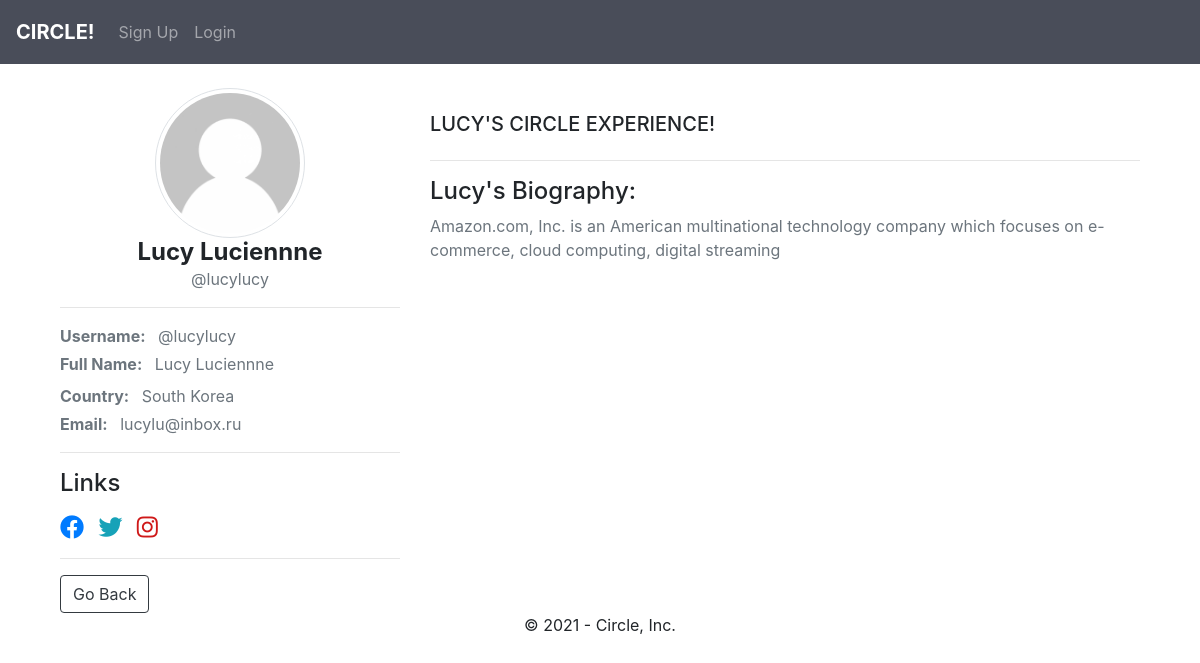
The page /members/3/profile/ on the database its author committed.
### main/models.py (models this page shows, shortened)
class Profile(models.Model):
    user = models.OneToOneField(User, null=True, on_delete=models.CASCADE)
    bio = models.TextField(null=True, blank=True)
    country = models.CharField(max_length=255, null=True, blank=True)
    profile_pic = models.ImageField(null=True, blank=True, upload_to='images/profile')
    website_url = models.CharField(max_length=255, null=True, blank=True)
    facebook_url = models.CharField(max_length=255, null=True, blank=True)
    instagram_url = models.CharField(max_length=255, null=True, blank=True)
    twitter_url = models.CharField(max_length=255, null=True, blank=True)
    pinterest_url = models.CharField(max_length=255, null=True, blank=True)

### members/views.py (the view)
# urls.py: path('<int:pk>/profile/', ProfilePageView.as_view(), name='profile_page'),
class ProfilePageView(DetailView):
    model = Profile
    template_name = 'registration/user_profile.html'
    def get_context_data(self, *args, **kwargs):
        users = Profile.objects.all()
        context = super(ProfilePageView, self).get_context_data()
        page_user = get_object_or_404(Profile, id=self.kwargs['pk'])
        context['page_user'] = page_user
        return context

### members/templates/registration/user_profile.html (shortened to what this page needs)
{% extends 'main/index.html' %}
{% load static %}
{% block content %}
<link rel="stylesheet" href="https://cdnjs.cloudflare.com/ajax/libs/MaterialDesign-Webfont/5.3.45/css/materialdesignicons.css" />
<link rel="stylesheet" href="https://cdnjs.cloudflare.com/ajax/libs/font-awesome/5.13.1/css/all.min.css" />
<div class="container">
<div class="row">
    <div class="col-lg-4 col-xl-4">
        <div class="card-box text-center">
			{% if page_user.profile_pic %}
            <img src="{{ page_user.profile_pic.url }}" class="rounded-circle avatar-xl img-thumbnail" width="150"  alt="profile-image">
			{% else %}
            <img src="{% static 'main/img/blank-avatar.png' %}" class="rounded-circle avatar-xl img-thumbnail" width="150" alt="profile-image">
        	{% endif %}
            <br>
            <h4 class="mb-0"><strong>{{ page_user.user.first_name }} {{ page_user.user.last_name }}</strong></h4>
            <p class="text-muted">@{{ page_user.user.username }}</p>
            <hr>
            <div class="text-left mt-3">
                <p class="text-muted mb-1 font-13"><b>Username:</b> <span class="ml-2">@{{page_user.user.username}}</span></p>
                <p class="text-muted mb-2 font-13"><b>Full Name:</b> <span class="ml-2">{{ page_user.user.first_name }} {{ page_user.user.last_name }}</span></p>
                <p class="text-muted mb-1 font-13"><b>Country:</b> <span class="ml-2">{{page_user.country}}</span></p>
                <p class="text-muted mb-2 font-13"><b>Email:</b> <span class="ml-2 ">{{page_user.user.email}}</span></p>
            </div>
            <hr>
            <div class="text-left mt-3">
            <h4 class="font-13 text-capitalize">Links
            <ul class="social-list list-inline mt-3 mb-0">
                {% if page_user.facebook_url %}
                <li class="list-inline-item">
                    <a href="{{page_user.facebook_url}}" target="_blank" class="social-list-item border-purple text-purple"><i class="fab fa-facebook"></i></a>
                </li>
                {% endif %}
                {% if page_user.twitter_url %}
                <li class="list-inline-item">
                    <a href="{{ page_user.twitter_url }}" target="_blank" class="social-list-item border-info text-info"><i class="fab fa-twitter"></i></a>
                </li>
                {% endif %}
                {% if page_user.instagram_url %}
                <li class="list-inline-item">
                    <a href="{{ page_user.instagram_url }}" target="_blank" class="social-list-item border-info text-info"><i class="fab fa-instagram" style="color: #cf1919;"></i></a>
                </li>
                {% endif %}
            </ul>
            </h4>
            </div>
        </div>
        <hr>
        <a href="{{request.META.HTTP_REFERER}}"><button type="button" class="btn btn-outline-dark">Go Back</button></a>
    </div>
    <div class="col-lg-8 col-xl-8">
        <div class="card-box">
            <br>
            <div class="tab-content">
                <div class="tab-pane show active" id="about-me">
                    <h5 class="mb-4 text-uppercase">{{page_user.user.first_name}}'s circle experience!</h5>
                    {% if user.id == profile.user.id %}
                    <a href="{% url 'add-post' %}"><button type="button" class="btn btn-outline-success">Add Article</button></a>
                    <hr>
                    <h4 class="font-13 text-capitalize">{{page_user.user.first_name}}'s Biography:</h4>
                    <p class="text-muted font-13 mb-3">{{ page_user.bio }}</p>
                    {% else %}
                    <hr>
                    <h4 class="font-13 text-capitalize">{{page_user.user.first_name}}'s Biography:</h4>
                    <p class="text-muted font-13 mb-3">{{ page_user.bio }}</p>
                    {% endif %}
            </div>
        </div>
    </div>
</div>
</div>
{% endblock %}

### rows shown on the page
Profile: user.first_name "Lucy", user.last_name "Luciennne", user.username "lucylucy", country "South Korea", user.email "lucylu@inbox.ru", user.first_name "LUCY", bio "Amazon.com, Inc. is an American multinational technology company which focuses on e-commerce, cloud computing, digital streaming"
